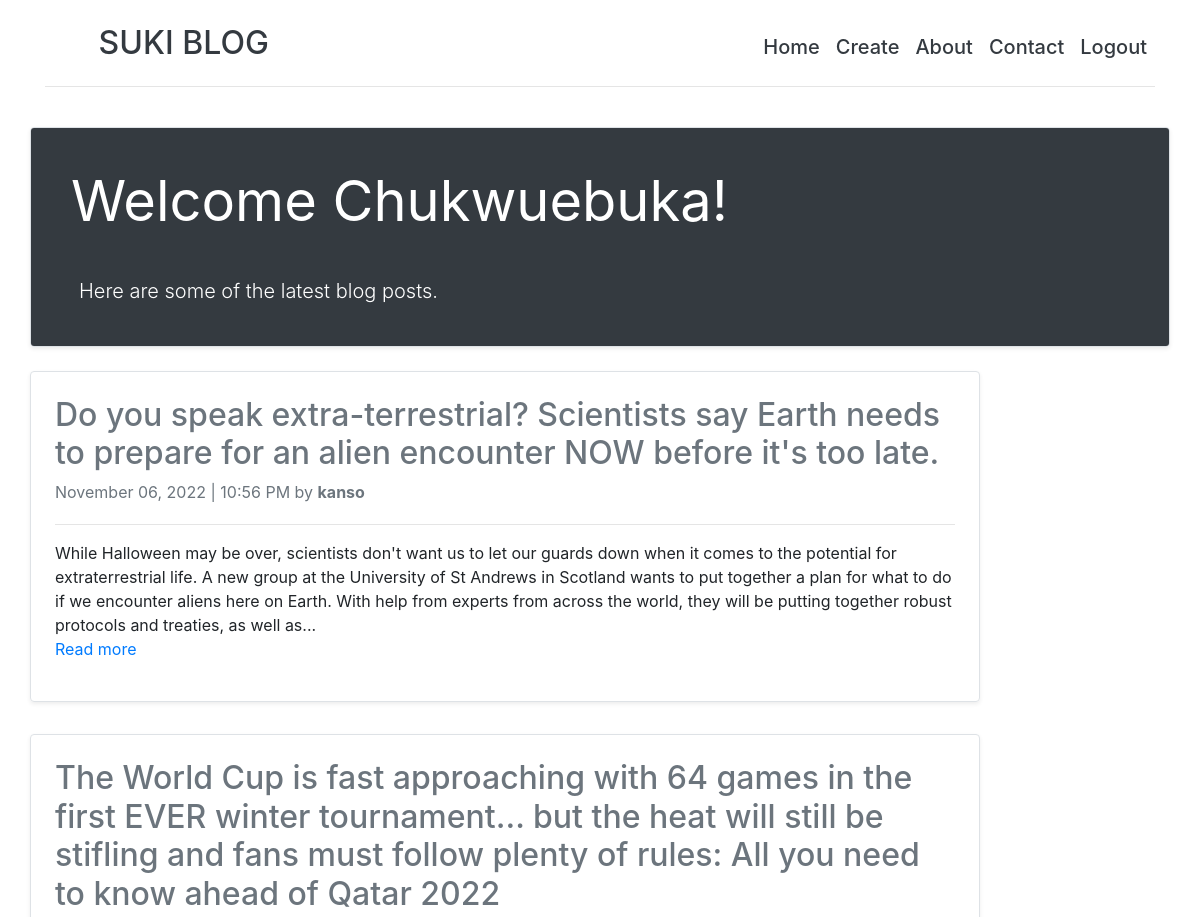
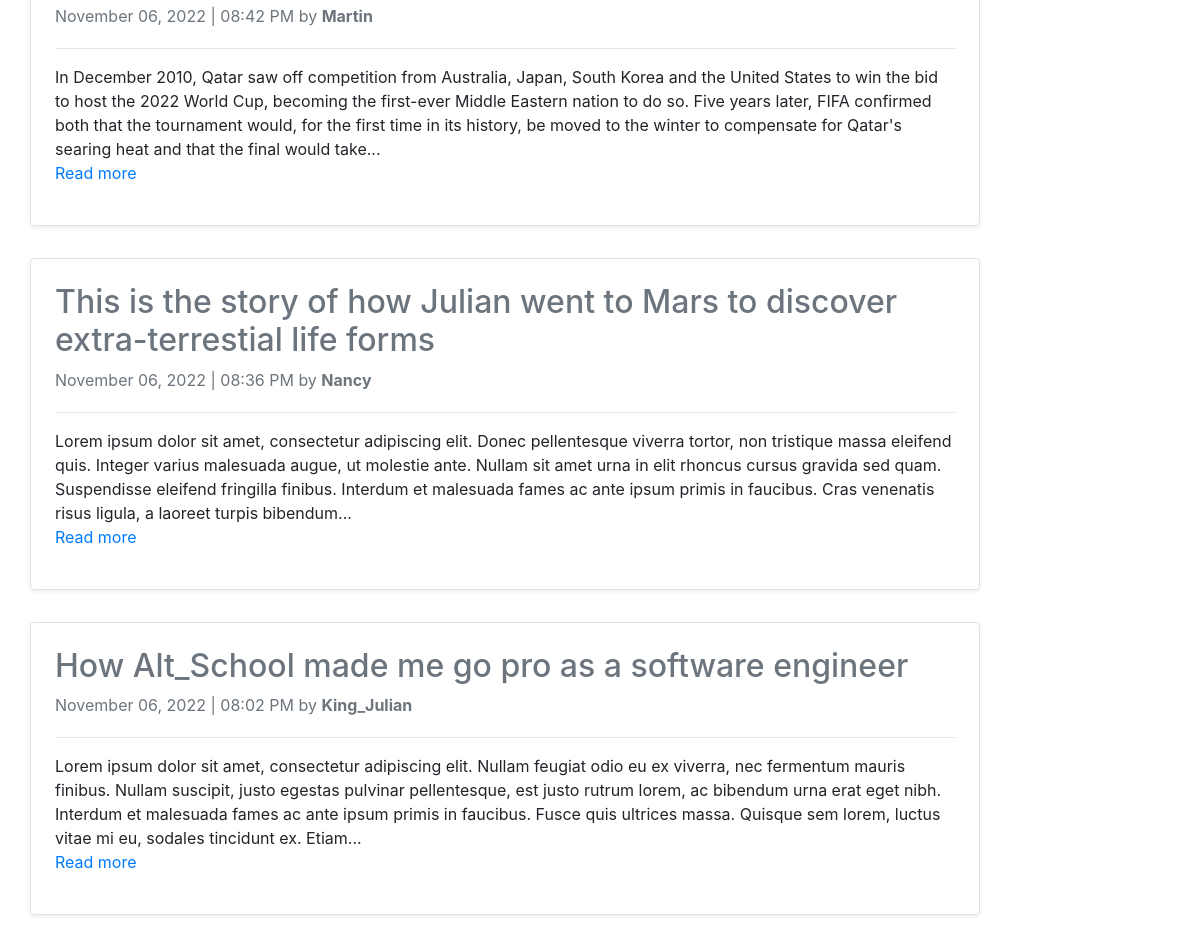
Screenshot of / (signed in) with the database file from the repository (2 pictures, top to bottom).
### blog.py (models this page shows, shortened)
class User(db.Model, UserMixin):
    id = db.Column(db.Integer(), primary_key=True)
    username = db.Column(db.String(50), nullable=False, unique=True)
    first_name = db.Column(db.String(50), nullable=False)
    last_name = db.Column(db.String(50), nullable=False)
    email = db.Column(db.String(100), nullable=False, unique=True)
    password_hash = db.Column(db.Text(), nullable=False)

class Blog(db.Model):
    id = db.Column(db.Integer, primary_key=True)
    title = db.Column(db.String(100), nullable=False)
    post = db.Column(db.Text, nullable=False)
    author = db.Column(db.String(50), nullable=False)
    date_created = db.Column(db.DateTime, default=datetime.now(), nullable=False)

### blog.py (the view)
@app.route('/', methods=['GET'])
def home():
    blog = Blog.query.order_by(Blog.date_created.desc()).all()
    return render_template('index.html', blog=blog)

### blog.py (called while the page is built)
@login_manager.user_loader
def user_loader(id):
    return User.query.get(int(id))

### templates/index.html (shortened to what this page needs)
{% extends 'base.html' %}
{% block content %}
{% if current_user.is_authenticated %}
<div class="row g-0 border rounded overflow-hidden flex-md-row mb-4 shadow-sm h-md-250 position-relative">
    <div class="col p-4 d-flex bg-dark flex-column position-static">
        <h1 class="display-4 text-white fst-italic p-3"><strong>Welcome {{ current_user.first_name }}!</strong></h1>
        <p class="lead pl-4 text-white my-3">Here are some of the latest blog posts.</p>
    </div>
</div>
{% for post in blog %}
<div class="row mb-2">
    <div class="col-md-10">
        <div class="row g-0 border rounded overflow-hidden flex-md-row mb-4 shadow-sm h-md-250 position-relative">
            <div class="col p-4 d-flex flex-column position-static">
                <a class="text-secondary" href="{{url_for('post_details', id=post.id)}}"><h2>{{post.title}}</h2></a>
                <div class="mb-1 text-muted">{{post.date_created.strftime('%B %d, %Y')}} <span> | </span> {{post.date_created.strftime('%I:%M %p')}} by <strong>{{post.author}}</strong></div>
                <hr width="100%">
                <p class="card-text mb-auto">{{post.post | truncate(400)}}</p>
                <p><a href="{{url_for('post_details', id=post.id)}}" class="stretched-link">Read more</a></p>
            </div>
        </div>
    </div>
</div>
{% endfor %}
{% endif %}
{% endblock content %}

### rows the page displays
User: first_name "Chukwuebuka"
Blog: title "Do you speak extra-terrestrial? Scientists say Earth needs to prepare for an alien encounter NOW before it's too late.", date_created "November 06, 2022", date_created "10:56 PM", author "kanso", post "While Halloween may be over, scientists don't want us to let our guards down when it comes to the potential for extraterrestrial life. A new group at the University of St Andrews in Scotland wants to put together a plan for what to do if we encounter aliens here on Earth. With help from experts from across the world, they will be putting together robust protocols and treaties, as well as..."
Blog: title "The World Cup is fast approaching with 64 games in the first EVER winter tournament... but the heat will still be stifling and fans must follow plenty of rules: All you need to know ahead of Qatar 2022", date_created "November 06, 2022", date_created "08:42 PM", author "Martin", post "In December 2010, Qatar saw off competition from Australia, Japan, South Korea and the United States to win the bid to host the 2022 World Cup, becoming the first-ever Middle Eastern nation to do so. Five years later, FIFA confirmed both that the tournament would, for the first time in its history, be moved to the winter to compensate for Qatar's searing heat and that the final would take..."
Blog: title "This is the story of how Julian went to Mars to discover extra-terrestial life forms", date_created "November 06, 2022", date_created "08:36 PM", author "Nancy", post "Lorem ipsum dolor sit amet, consectetur adipiscing elit. Donec pellentesque viverra tortor, non tristique massa eleifend quis. Integer varius malesuada augue, ut molestie ante. Nullam sit amet urna in elit rhoncus cursus gravida sed quam. Suspendisse eleifend fringilla finibus. Interdum et malesuada fames ac ante ipsum primis in faucibus. Cras venenatis risus ligula, a laoreet turpis bibendum..."
Blog: title "How Alt_School made me go pro as a software engineer", date_created "November 06, 2022", date_created "08:02 PM", author "King_Julian", post "Lorem ipsum dolor sit amet, consectetur adipiscing elit. Nullam feugiat odio eu ex viverra, nec fermentum mauris finibus. Nullam suscipit, justo egestas pulvinar pellentesque, est justo rutrum lorem, ac bibendum urna erat eget nibh. Interdum et malesuada fames ac ante ipsum primis in faucibus. Fusce quis ultrices massa. Quisque sem lorem, luctus vitae mi eu, sodales tincidunt ex. Etiam..."
